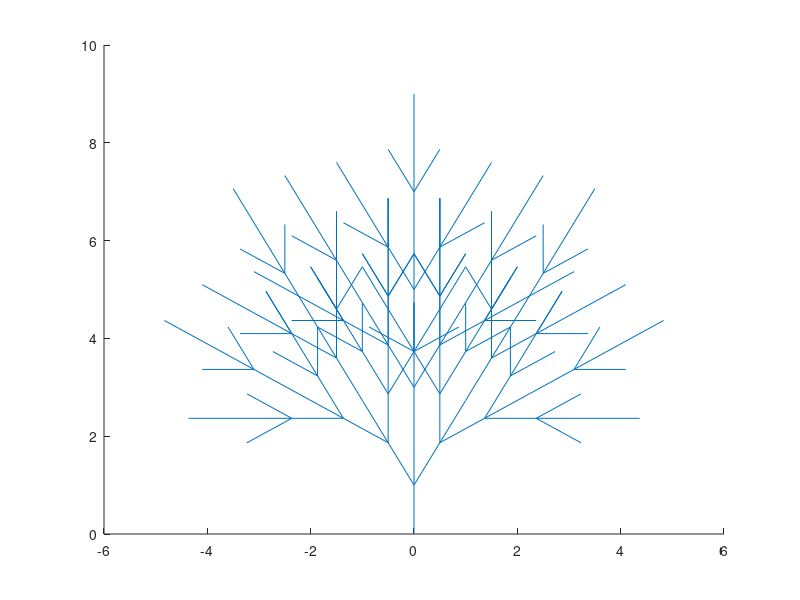

The MATLAB script that drew this image:
%% TREE L SYSTEM
clc; clear;

Strg='F[+X][-X]FX';
  Str1=strrep(Strg,'X',Strg);
  Str2=strrep(Str1,'X',Strg);
  Str3=strrep(Str2,'X',Strg);
Strc=Str3;
n=length(Strc);
index=0;
% following three arrays are to track branching in the tree
posx(1)=0
posy(1)=0;
posa(1)=90
% following variables are for drawing line segment
oldx=0;
oldy=0;
newx=0;
newy=0;
% after plotting a segment, newx and newy become oldx and oldy
cura=90; % Current angle
rota=30;

% on getting a command above will be updated
for i=1:n
    comd=Strc(i);
    switch(comd)
     case 'F'   
            newx=oldx+cos(deg2rad(cura));
            newy=oldy+sin(deg2rad(cura));
            line([oldx newx],[oldy newy]);
            drawnow;
            oldx=newx;
            oldy=newy;
      case 'X'      
            newx=oldx+cos(deg2rad(cura));
            newy=oldy+sin(deg2rad(cura)); 
            line([oldx newx],[oldy newy]);
            drawnow;
            oldx=newx;
            oldy=newy;
       case '+'
          cura=mod(cura+rota,360);
       case '-'
          cura=mod(cura-rota,360);
       case '[' 
           index=index+1;
           posx(index)=oldx;
           posy(index)=oldy;
           posa(index)=cura;
           
        case ']'  
          oldx= posx(index);
          oldy= posy(index);
          cura=posa(index);
          index=index-1;
    end
end
                      
